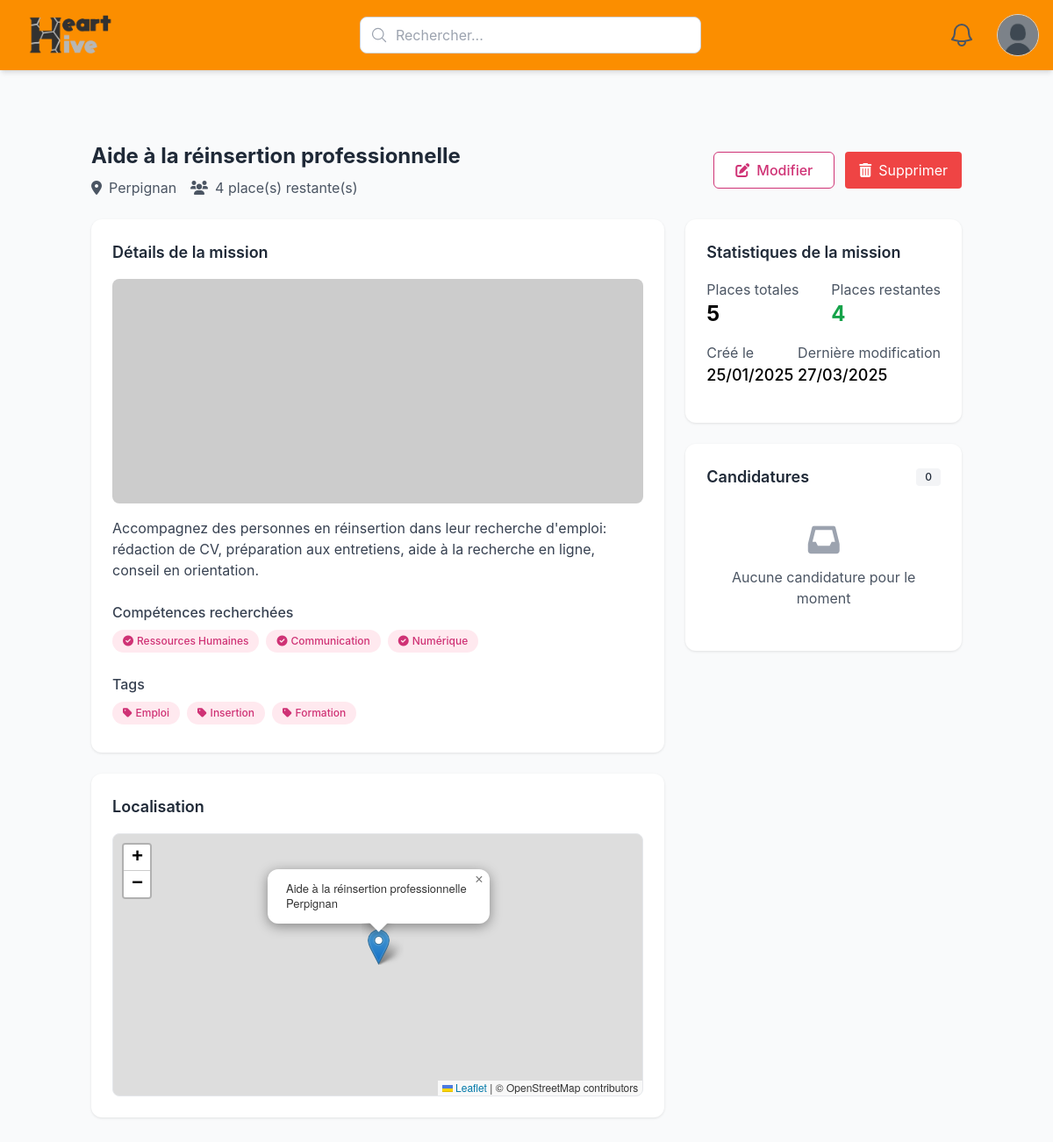
The page /frontend/page_mission.php?id=27 (signed in) on the database its author committed.
### tables this page shows
CREATE TABLE `missions` (
  `mission_id` int(11) NOT NULL,
  `association_id` int(10) UNSIGNED NOT NULL,
  `title` varchar(255) NOT NULL,
  `description` text DEFAULT NULL,
  `image_url` varchar(255) DEFAULT NULL,
  `availability` longtext DEFAULT NULL CHECK (json_valid(`availability`)),
  `volunteers_needed` int(11) DEFAULT 1,
  `volunteers_registered` int(11) DEFAULT 0,
  `skills_required` longtext DEFAULT NULL CHECK (json_valid(`skills_required`)),
  `tags` longtext DEFAULT NULL CHECK (json_valid(`tags`)),
  `created_at` timestamp NOT NULL DEFAULT current_timestamp(),
  `updated_at` timestamp NOT NULL DEFAULT current_timestamp() ON UPDATE current_timestamp(),
  `location` longtext DEFAULT NULL CHECK (json_valid(`location`))
);

### frontend/page_mission.php (the view, shortened to what this page needs)
<?php
include './include/header.php';
$mission_id = isset($_GET['id']) ? intval($_GET['id']) : 0;
$stmt = $conn->prepare("SELECT * FROM missions WHERE mission_id = ? AND association_id = ?");
$stmt->bind_param("ii", $mission_id, $_SESSION['user_id']);
$stmt->execute();
$result = $stmt->get_result();
$mission = $result->fetch_assoc();
$applications = [];
$accepted_count = 0;
$check_table_query = "SHOW TABLES LIKE 'applications'";
$tables_result = $conn->query($check_table_query);
$applications_table_exists = ($tables_result->num_rows > 0);
$places_remaining = $mission['volunteers_needed'] - ($mission['volunteers_registered'] ?? $accepted_count);
$location = json_decode($mission['location'], true);
$location_name = isset($location['name']) ? $location['name'] : 'Non précisé';
$skills = json_decode($mission['skills_required'], true) ?: [];
$tags = json_decode($mission['tags'], true) ?: [];
?>
<!DOCTYPE html>
<html lang="fr">
<head>
    <link href="https://cdnjs.cloudflare.com/ajax/libs/font-awesome/6.0.0-beta3/css/all.min.css" rel="stylesheet">
    <link href="https://cdn.jsdelivr.net/npm/leaflet@1.7.1/dist/leaflet.css" rel="stylesheet">
</head>
<body class="bg-gray-50">
    <div class="container mx-auto px-4 py-8 mt-20">
        <div class="flex justify-between items-center mb-6">
            <div>
                <h1 class="text-2xl font-bold text-gray-800"><?php echo htmlspecialchars($mission['title']); ?></h1>
                <div class="flex flex-wrap items-center mt-2">
                    <span class="text-gray-600 mr-4">
                        <i class="fas fa-map-marker-alt mr-2"></i><?php echo htmlspecialchars($location_name); ?>
                    </span>
                    <span class="text-gray-600">
                        <i class="fas fa-users mr-2"></i><?php echo $places_remaining; ?> place(s) restante(s)
                    </span>
                </div>
            </div>
            <div class="flex space-x-3">
                <button onclick="window.location.href='edit_mission.php?id=<?php echo $mission_id; ?>'" class="btn-outline">
                    <i class="fas fa-edit mr-2"></i>Modifier
                </button>
                <button onclick="confirmDelete(<?php echo $mission_id; ?>)" class="bg-red-500 hover:bg-red-600 text-white px-4 py-2 rounded">
                    <i class="fas fa-trash-alt mr-2"></i>Supprimer
                </button>
            </div>
        </div>
        <div class="grid grid-cols-1 lg:grid-cols-3 gap-6">
            <div class="lg:col-span-2">
                <div class="card p-6 mb-6">
                    <h2 class="text-lg font-semibold text-gray-800 mb-4">Détails de la mission</h2>
                    <?php if (!empty($mission['image_url'])): ?>
                        <div class="mb-4">
                            <img src="<?php echo htmlspecialchars($mission['image_url']); ?>" alt="<?php echo htmlspecialchars($mission['title']); ?>" class="rounded-lg w-full h-64 object-cover">
                        </div>
                    <?php endif; ?>
                    <div class="prose max-w-none text-gray-700">
                        <?php echo nl2br(htmlspecialchars($mission['description'])); ?>
                    </div>
                    <?php if (!empty($skills)): ?>
                        <div class="mt-6">
                            <h3 class="text-md font-medium text-gray-700 mb-2">Compétences recherchées</h3>
                            <div class="flex flex-wrap">
                                <?php foreach ($skills as $skill): ?>
                                    <span class="tag">
                                        <i class="fas fa-check-circle mr-1"></i>
                                        <?php echo htmlspecialchars($skill); ?>
                                    </span>
                                <?php endforeach; ?>
                            </div>
                        </div>
                    <?php endif; ?>
                    <?php if (!empty($tags)): ?>
                        <div class="mt-4">
                            <h3 class="text-md font-medium text-gray-700 mb-2">Tags</h3>
                            <div class="flex flex-wrap">
                                <?php foreach ($tags as $tag): ?>
                                    <span class="tag bg-blue-100 text-blue-800">
                                        <i class="fas fa-tag mr-1"></i>
                                        <?php echo htmlspecialchars($tag); ?>
                                    </span>
                                <?php endforeach; ?>
                            </div>
                        </div>
                    <?php endif; ?>
                </div>
                <div class="card p-6 mb-6">
                    <h2 class="text-lg font-semibold text-gray-800 mb-4">Localisation</h2>
                    <div id="map" class="w-full"></div>
                </div>
            </div>
            <div class="lg:col-span-1">
                <div class="card p-6 mb-6">
                    <h2 class="text-lg font-semibold text-gray-800 mb-4">Statistiques de la mission</h2>
                    <div class="flex justify-between mb-4 items-center">
                        <div>
                            <span class="text-gray-600">Places totales</span>
                            <p class="text-2xl font-bold"><?php echo $mission['volunteers_needed']; ?></p>
                        </div>
                        <div>
                            <span class="text-gray-600">Places restantes</span>
                            <p class="text-2xl font-bold text-<?php echo $places_remaining > 0 ? 'green' : 'red'; ?>-600"><?php echo $places_remaining; ?></p>
                        </div>
                    </div>
                    <div class="flex justify-between mb-4 items-center">
                        <div>
                            <span class="text-gray-600">Créé le</span>
                            <p class="text-lg font-medium"><?php echo date('d/m/Y', strtotime($mission['created_at'])); ?></p>
                        </div>
                        <div>
                            <span class="text-gray-600">Dernière modification</span>
                            <p class="text-lg font-medium"><?php echo date('d/m/Y', strtotime($mission['updated_at'])); ?></p>
                        </div>
                    </div>
                </div>
                <?php if ($applications_table_exists): ?>
                    <div class="card p-6">
                        <div class="flex justify-between items-center mb-4">
                            <h2 class="text-lg font-semibold text-gray-800">Candidatures</h2>
                            <span class="bg-gray-100 text-gray-800 text-xs font-medium px-2.5 py-0.5 rounded">
                                <?php echo count($applications); ?>
                            </span>
                        </div>
                        <?php if (empty($applications)): ?>
                            <div class="text-center py-6 text-gray-600">
                                <i class="fas fa-inbox text-4xl mb-3 text-gray-400"></i>
                                <p>Aucune candidature pour le moment</p>
                            </div>
                        <?php endif; ?>
                    </div>
                <?php endif; ?>
            </div>
        </div>
    </div>
</body>
</html>

### frontend/page_mission.php (style rules this page uses)
:root { --primary: #CF3275; --primary-light: #FFE9EF; --primary-hover: #ffd6e2; --text-primary: #374151; }
body { font-family: 'Inter', sans-serif; background-color: #F9FAFB; }
.card { background: white; border-radius: 12px; box-shadow: 0 1px 3px rgba(0, 0, 0, 0.1); overflow: hidden; }
.btn-outline { background-color: white; color: var(--primary); border: 1px solid var(--primary); padding: 0.5rem 1.5rem; border-radius: 0.375rem; font-weight: 500; transition: all 0.2s; }
.tag { display: inline-flex; align-items: center; background-color: var(--primary-light); color: var(--primary); padding: 0.25rem 0.75rem; border-radius: 9999px; font-size: 0.75rem; font-weight: 500; margin-right: 0.5rem; margin-bottom: 0.5rem; }
#map { height: 300px; border-radius: 0.5rem; z-index: 1; border: 1px solid #E5E7EB; }
.leaflet-container { border-radius: 0.5rem; }

### rows shown on the page
missions: title "Aide à la réinsertion professionnelle", location "Perpignan", places_remaining "4", description "Accompagnez des personnes en réinsertion dans leur recherche d'emploi: rédaction de CV, préparation aux entretiens, aide à la recherche en ligne, conseil en orientation.", skills_required "Ressources Humaines", skills_required "Communication", skills_required "Numérique", tags "Emploi", tags "Insertion", tags "Formation", volunteers_needed "5", created_at "25/01/2025", updated_at "27/03/2025"

### other values the page prints
count($applications) "0"
